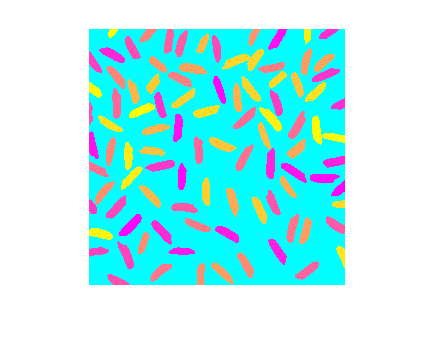
%> input picture rice_512.png, 436 x 349 px
$ octave rice.m   (GNU Octave 9; MATLAB toolbox functions it lacks are replaced by stand-ins)
%> lines starting %> are read from the running program, lines starting %| are printed output that depends on the picture; in (x1, y1, x2, y2) boxes, pixels count from 0 and x2, y2 are one past the last pixel; in counts of white or black regions, pixels touching at a corner belong together; the program's own positions count from 1
rice = imread('rice_512.png');
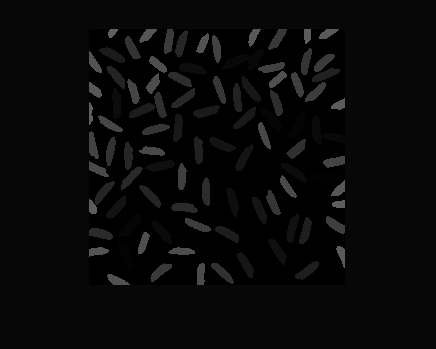
%> rice: size 349x436 uint8; min 0, max 96, mean 8.9
imshow(rice)

%rice_gray =im2gray(rice)
rice_gray=mat2gray(rice)
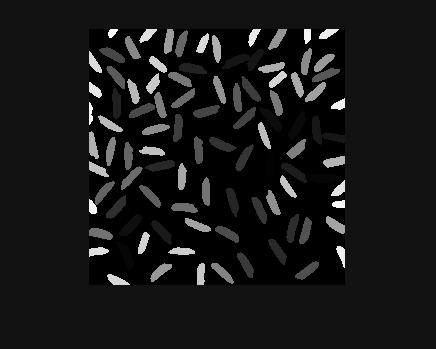
%> rice_gray: size 349x436 double; min 0, max 1, mean 0.0931

rice_level = graythresh(rice_gray)
%> rice_level = 0.347
im_rice = im2bw(rice_gray ,rice_level);
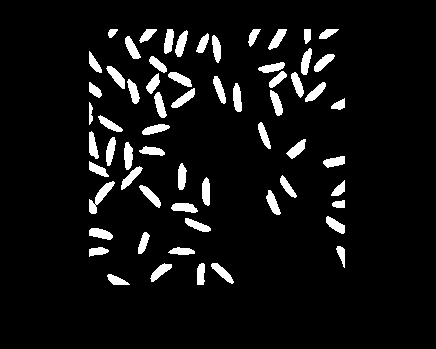
%> im_rice: size 349x436 logical; 6.8% white; 62 white regions, largest, box (x1, y1, x2, y2) and area: (89, 181, 115, 214) 286, (233, 83, 242, 112) 200, (106, 66, 125, 89) 199

[rice_L, rice_N] = bwlabel(im_rice);
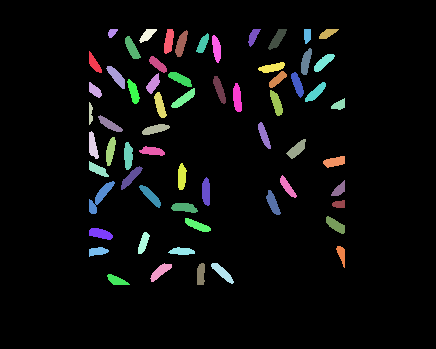
%> rice_L: size 349x436 double; 63 distinct labels, from 0 to 62; one colour per label, 0 black
%> rice_N = 62
 D = regionprops(rice_L, 'area', 'perimeter');
%> D = 62 regions; largest, Area and Perimeter: 286 97.31, 200 62.46, 199 60.7, 199 62.8, 197 65.04

 imshow(rice), figure, imshow(rice_gray), figure, imshow(im_rice)

$ run again, with PetsClassification_Useing_GoogleNet.png copied over rice_512.png
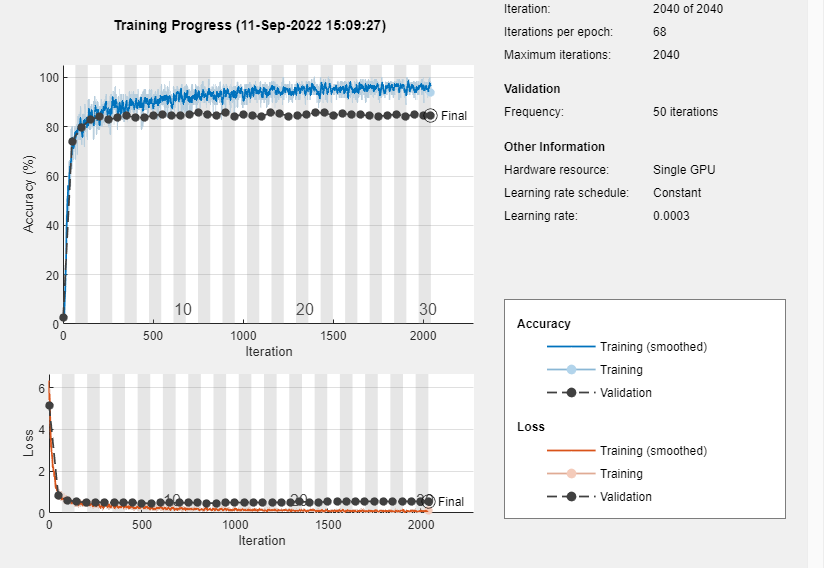
%> input picture PetsClassification_Useing_GoogleNet.png, 824 x 568 px
%> rice is the input picture: size 568x824x3 uint8; mean R, G, B 235.1, 235.7, 236.1
%> rice_level = 0.627
%> `im_rice = im2bw(rice_gray ,rice_level);`:
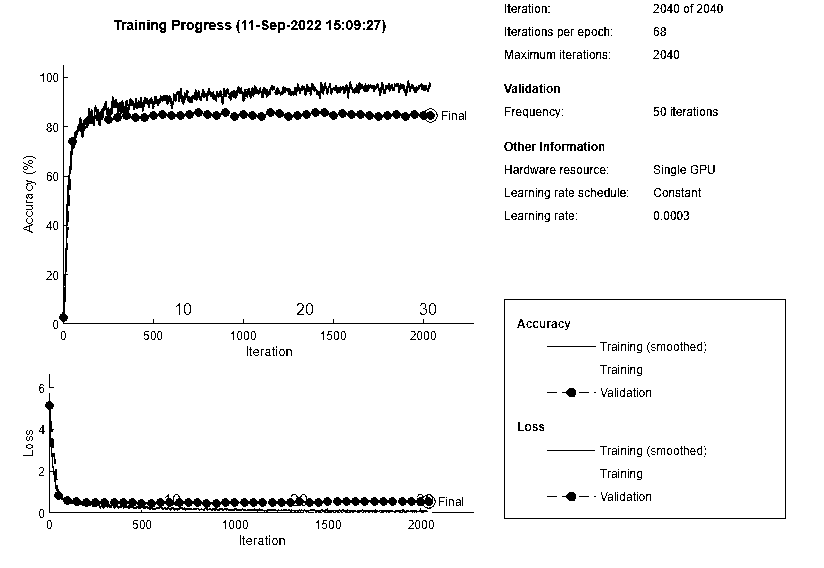
%> im_rice: size 568x824 logical; 95.8% white; 462 black regions (239 under 20 px), largest, box (x1, y1, x2, y2) and area: (59, 65, 474, 324) 4874, (45, 393, 428, 513) 2770, (230, 108, 438, 123) 1392
%> `[rice_L, rice_N] = bwlabel(im_rice);`:
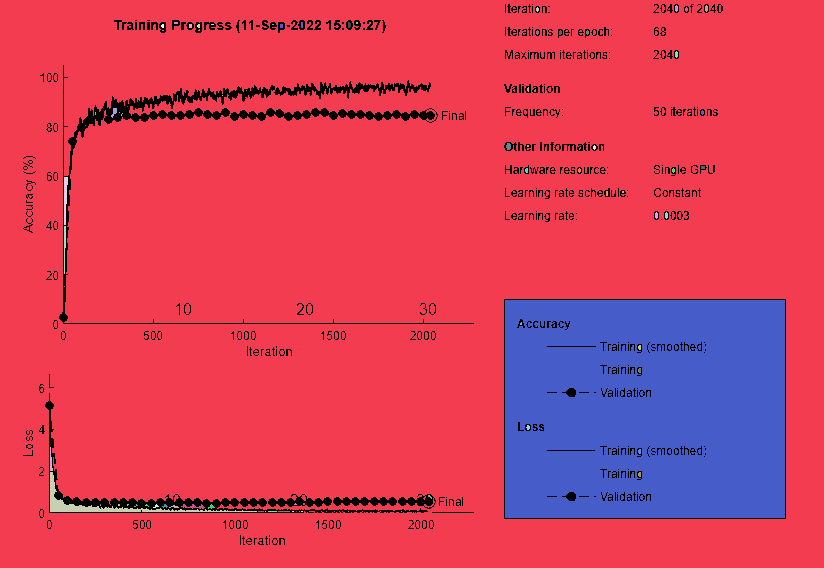
%> rice_L: size 568x824 double; 81 distinct labels, from 0 to 80; one colour per label, 0 black
%> rice_N = 80
%> D = 80 regions; largest, Area and Perimeter: 387490 2724, 59297 971.8, 895 509.4, 131 96.16, 70 93.16

$ run again, with PetsClassification_Using_resNet.png copied over rice_512.png
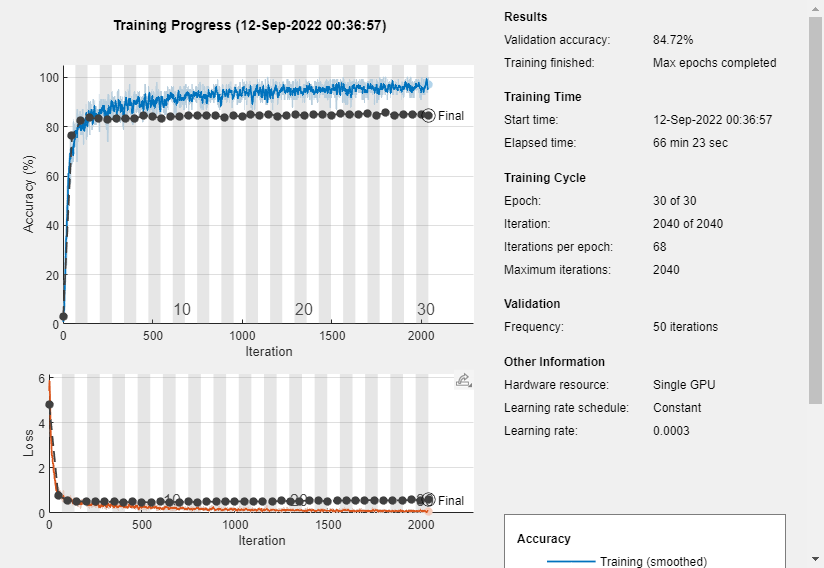
%> input picture PetsClassification_Using_resNet.png, 824 x 568 px
%> rice is the input picture: size 568x824x3 uint8; mean R, G, B 232.4, 233, 233.5
%> rice_level = 0.62
%> `im_rice = im2bw(rice_gray ,rice_level);`:
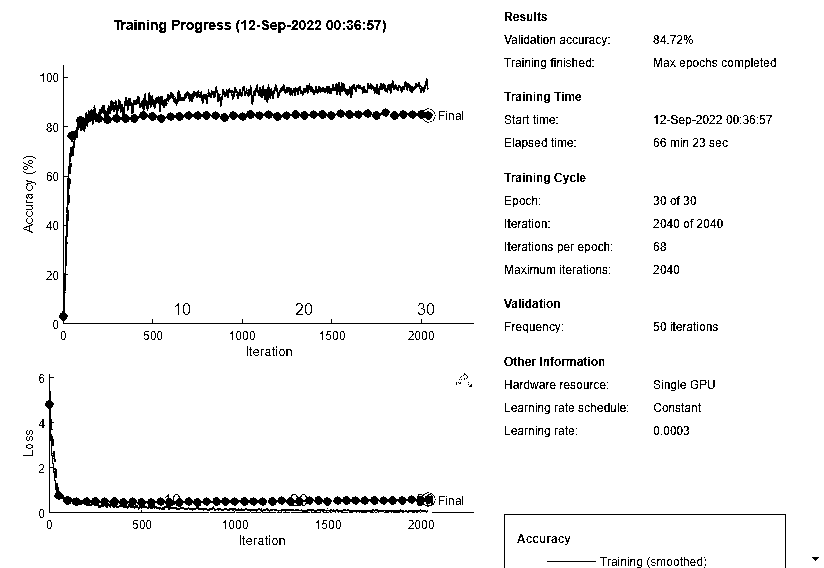
%> im_rice: size 568x824 logical; 95.6% white; 564 black regions (270 under 20 px), largest, box (x1, y1, x2, y2) and area: (59, 65, 474, 324) 5861, (45, 374, 428, 513) 2783, (333, 492, 435, 507) 681
%> `[rice_L, rice_N] = bwlabel(im_rice);`:
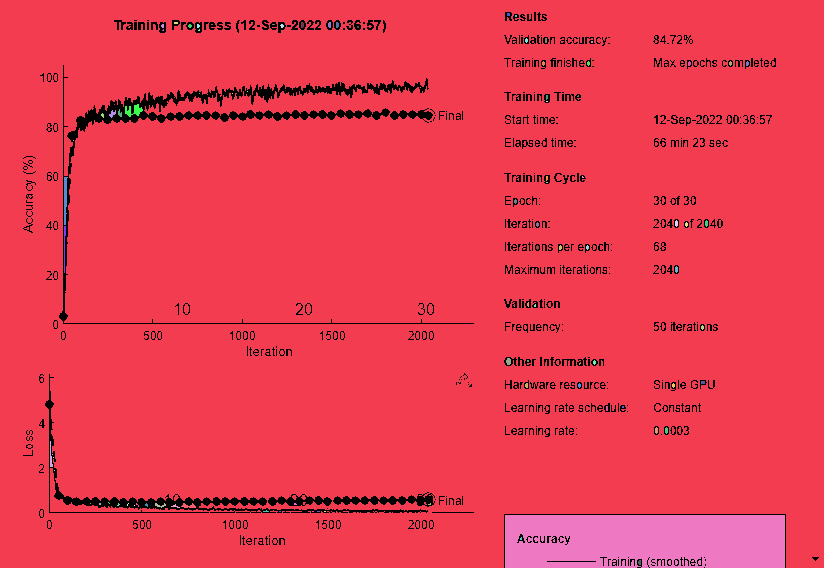
%> rice_L: size 568x824 double; 94 distinct labels, from 0 to 93; one colour per label, 0 black
%> rice_N = 93
%> D = 93 regions; largest, Area and Perimeter: 431928 2828.2, 14326 650.2, 128 96.92, 120 73.75, 57 91.2
